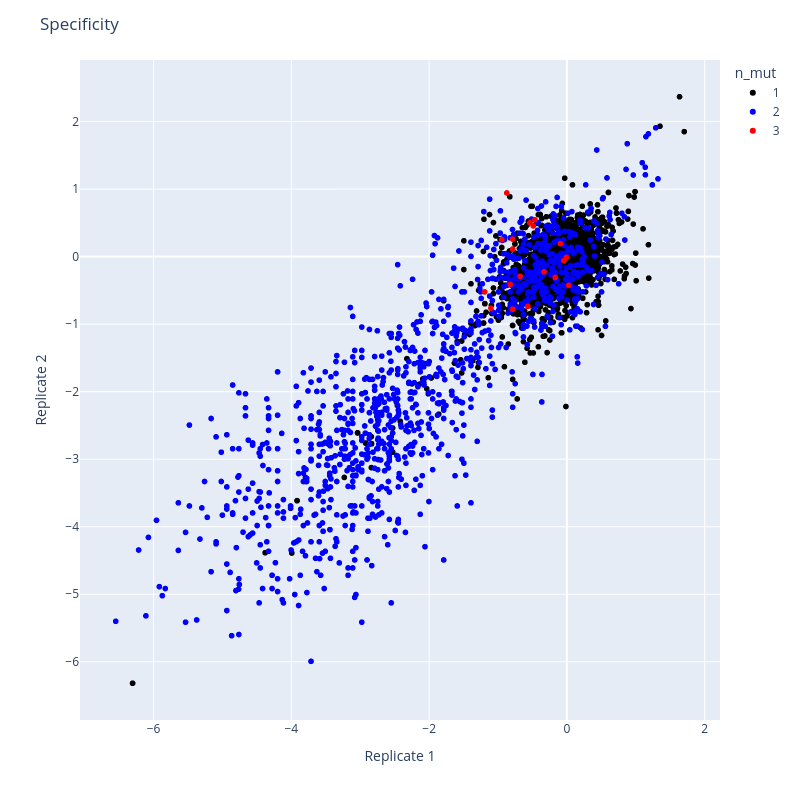

Write notebook code for a chart like this one.
### Code cell
# Define a list of colors to be used for plotting
colors=['.', 'k', 'b', 'r']
# Set a threshold value for filtering
the = 1
# Create an empty list to store all mutation variants data
mult_variants_all = []
# Initialize a figure for plotting with specified size
plt.figure(figsize=(8,8))
# Loop over the number of mutations (1, 2, 3)
for n in [1, 2, 3]:
    # Create an index to filter the dataframe based on the threshold and number of mutations
    indx = (df_Kan_Ara['stderr_R1'] < the) & (df_Kan_Ara['stderr_R2'] < the) & (df_Kan_Ara['AA_mut_#'] == n)
    # Create an empty list to store mutation variants for the current number of mutations
    mult_variants = []
    # Loop over the filtered dataframe to collect specificity and standard error values
    for i in df_Kan_Ara[indx]['AA_mut_list']:
        v_r1 = df_Kan_Ara[df_Kan_Ara['AA_mut_list'] == i]['specificity_R1'].values[0]
        v_r2 = df_Kan_Ara[df_Kan_Ara['AA_mut_list'] == i]['specificity_R2'].values[0]
        e_r1 = df_Kan_Ara[df_Kan_Ara['AA_mut_list'] == i]['stderr_R1'].values[0]
        e_r2 = df_Kan_Ara[df_Kan_Ara['AA_mut_list'] == i]['stderr_R2'].values[0]
        # Append the collected values to the list for the current number of mutations
        mult_variants.append([v_r1, v_r2])
        # Append the collected values to the list for all mutation variants
        mult_variants_all.append([i, v_r1, v_r2, e_r1, e_r2, n])
    # Convert the list to a numpy array
    mult_variants = np.array(mult_variants, dtype=object)
    # Scatter plot the specificity values for the current number of mutations
    plt.scatter(mult_variants[:, 0].astype(float), mult_variants[:, 1].astype(float), s=1, c=colors[n], label='# of mut: ' + str(n))

# Convert the list of all mutation variants to a numpy array
mult_variants_all = np.array(mult_variants_all, dtype=object)
# Set labels and title for the plot
plt.ylabel('Replicate 1')
plt.xlabel('Replicate 2')
plt.title('Specificity')
# Add a legend to the plot
plt.legend()
# Save the plot as SVG and PNG files
plt.savefig('./Figures/spe_rep_' + str(the) + 'error.svg')
plt.savefig('./Figures/spe_rep_' + str(the) + 'error.png')
# Create a temporary dataframe to store the mutation variants data
tmp_df = pd.DataFrame()
tmp_df['AA_mut_list'] = mult_variants_all[:, 0]
tmp_df['specificity_R1'] = mult_variants_all[:, 1]
tmp_df['specificity_R2'] = mult_variants_all[:, 2]
tmp_df['stderr_R1'] = mult_variants_all[:, 3]
tmp_df['stderr_R2'] = mult_variants_all[:, 4]
tmp_df['n_mut'] = mult_variants_all[:, 5]
# Plot the specificity values using Plotly
fig = px.scatter(tmp_df, x='specificity_R1', y='specificity_R2', color='n_mut', color_discrete_sequence=['black', 'blue', 'red'], hover_data=['AA_mut_list', 'stderr_R1', 'stderr_R2'])
fig.update_layout(
    title='Specificity',
    xaxis_title='Replicate 1',
    yaxis_title='Replicate 2',
    width=800, height=800,
)
# Show the Plotly plot
fig.show()
# Save the Plotly plot as an HTML file
fig.write_html('Figures/spec_rep_' + str(the) + 'error.html')
# Print the correlation coefficient between the specificity values of the two replicates
print('Corr', np.corrcoef(mult_variants_all[:, 1].astype(float), mult_variants_all[:, 2].astype(float))[0, 1])

### Figure 1 — Plotly figure (JSON) as saved in the notebook; plotly's stock layout.template omitted (floating-point values rounded to 4 significant figures; data arrays with more than 128 entries replaced by an {"elided": "..."} marker saying what was removed)
{"data": [{"customdata": {"elided": "4241x3 mixed values"}, "hovertemplate": "n_mut=1<br>specificity_R1=%{x}<br>specificity_R2=%{y}<br>AA_mut_list=%{customdata[0]}<br>stderr_R1=%{customdata[1]}<br>stderr_R2=%{customdata[2]}<extra></extra>", "legendgroup": "1", "marker": {"color": "black", "symbol": "circle"}, "mode": "markers", "name": "1", "showlegend": true, "type": "scattergl", "x": {"elided": "4241 float values"}, "xaxis": "x", "y": {"elided": "4241 float values"}, "yaxis": "y"}, {"customdata": {"elided": "1160x3 mixed values"}, "hovertemplate": "n_mut=2<br>specificity_R1=%{x}<br>specificity_R2=%{y}<br>AA_mut_list=%{customdata[0]}<br>stderr_R1=%{customdata[1]}<br>stderr_R2=%{customdata[2]}<extra></extra>", "legendgroup": "2", "marker": {"color": "blue", "symbol": "circle"}, "mode": "markers", "name": "2", "showlegend": true, "type": "scattergl", "x": {"elided": "1160 float values"}, "xaxis": "x", "y": {"elided": "1160 float values"}, "yaxis": "y"}, {"customdata": [["R80K+L85S+P139T", 0.2805, 0.3119], ["Q64A+S72R+L85G", 0.3253, 0.386], ["L22Q+A88P+D123N", 0.3176, 0.386], ["M84S+G101A+E147G", 0.3185, 0.3925], ["A105S+S107L+Q137V", 0.2997, 0.3054], ["P9K+Q83K+G89W", 0.3589, 0.4013], ["P108R+E147Q+H152V", 0.2908, 0.322], ["E68S+M84L+Q137R", 0.3841, 0.3301], ["Q64P+A69P+E75D", 0.2987, 0.3212], ["V50S+E95S+E147G", 0.3137, 0.3087], ["D77H+A88D+E106V", 0.2571, 0.3103], ["E95V+P108S+Q137S", 0.2725, 0.3654], ["E68D+P86S+E106A", 0.367, 0.3345], ["S36L+V50E+Q93L", 0.3796, 0.3368], ["A78P+A82S+V90G", 0.3241, 0.3198], ["G45A+A78S+A82V", 0.3796, 0.3557], ["F58H+Q83L+G89C", 0.3723, 0.417], ["R80G+E95D+E106D", 0.2757, 0.3589], ["L35F+F58L+A88C", 0.3796, 0.3443]], "hovertemplate": "n_mut=3<br>specificity_R1=%{x}<br>specificity_R2=%{y}<br>AA_mut_list=%{customdata[0]}<br>stderr_R1=%{customdata[1]}<br>stderr_R2=%{customdata[2]}<extra></extra>", "legendgroup": "3", "marker": {"color": "red", "symbol": "circle"}, "mode": "markers", "name": "3", "showlegend": true, "type": "scattergl", "x": [-0.4882, -0.1702, -0.5654, -0.8223, -0.04299, -0.6789, -0.332, -0.8717, -0.00692, -0.4641, -0.5378, 0.02733, -1.103, -0.7869, -0.9451, -0.7869, -1.193, -0.09423, -0.7869], "xaxis": "x", "y": [0.4539, -0.3086, -0.7368, -0.4117, -0.05972, -0.2914, -0.2257, 0.942, -0.01249, 0.5455, 0.5004, -0.4265, -0.7637, 0.1112, 0.251, 0.2597, -0.5227, 0.191, -0.7779], "yaxis": "y"}], "layout": {"height": 800, "legend": {"title": {"text": "n_mut"}, "tracegroupgap": 0}, "margin": {"t": 60}, "title": {"text": "Specificity"}, "width": 800, "xaxis": {"anchor": "y", "domain": [0, 1], "title": {"text": "Replicate 1"}}, "yaxis": {"anchor": "x", "domain": [0, 1], "title": {"text": "Replicate 2"}}}}
